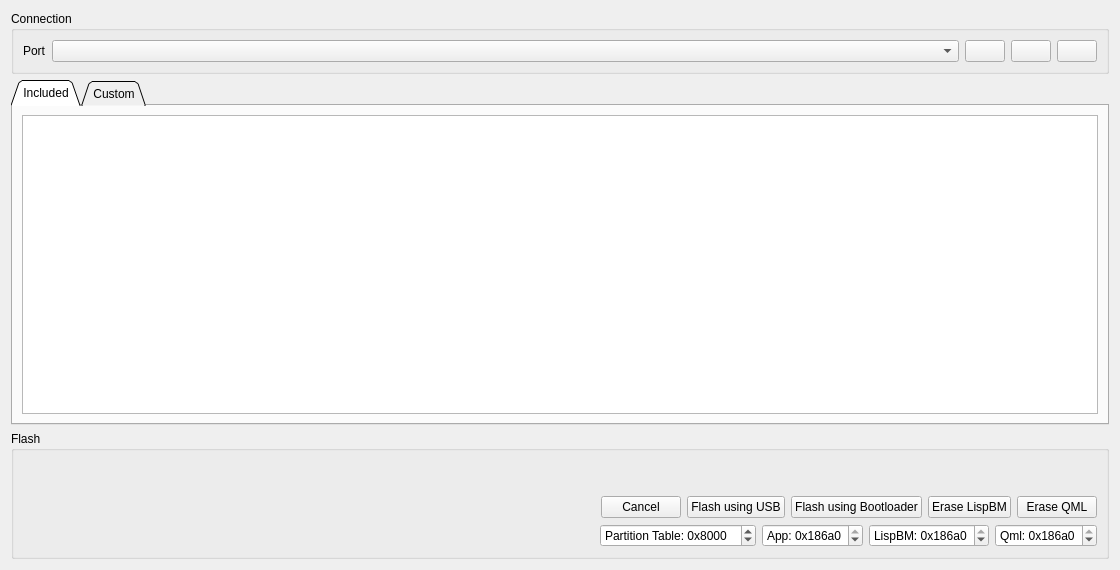
<?xml version="1.0" encoding="UTF-8"?>
<ui version="4.0">
 <class>PageEspProg</class>
 <widget class="QWidget" name="PageEspProg">
  <property name="geometry">
   <rect>
    <x>0</x>
    <y>0</y>
    <width>1120</width>
    <height>570</height>
   </rect>
  </property>
  <property name="windowTitle">
   <string>Form</string>
  </property>
  <layout class="QVBoxLayout" name="verticalLayout_2">
   <item>
    <widget class="QGroupBox" name="groupBox">
     <property name="title">
      <string>Connection</string>
     </property>
     <layout class="QVBoxLayout" name="verticalLayout">
      <item>
       <layout class="QHBoxLayout" name="horizontalLayout">
        <item>
         <widget class="QLabel" name="label_2">
          <property name="text">
           <string>Port</string>
          </property>
         </widget>
        </item>
        <item>
         <widget class="QComboBox" name="serialPortBox">
          <property name="sizePolicy">
           <sizepolicy hsizetype="MinimumExpanding" vsizetype="Fixed">
            <horstretch>0</horstretch>
            <verstretch>0</verstretch>
           </sizepolicy>
          </property>
          <property name="toolTip">
           <string>Serial port</string>
          </property>
         </widget>
        </item>
        <item>
         <widget class="QPushButton" name="serialRefreshButton">
          <property name="sizePolicy">
           <sizepolicy hsizetype="Fixed" vsizetype="Fixed">
            <horstretch>0</horstretch>
            <verstretch>0</verstretch>
           </sizepolicy>
          </property>
          <property name="toolTip">
           <string>Refresh serial port list</string>
          </property>
          <property name="text">
           <string/>
          </property>
          <property name="icon">
           <iconset resource="../res.qrc">
            <normaloff>:/res/icons/Refresh-96.png</normaloff>:/res/icons/Refresh-96.png</iconset>
          </property>
         </widget>
        </item>
        <item>
         <widget class="QPushButton" name="serialDisconnectButton">
          <property name="sizePolicy">
           <sizepolicy hsizetype="Fixed" vsizetype="Fixed">
            <horstretch>0</horstretch>
            <verstretch>0</verstretch>
           </sizepolicy>
          </property>
          <property name="toolTip">
           <string>Disconnect</string>
          </property>
          <property name="text">
           <string/>
          </property>
          <property name="icon">
           <iconset resource="../res.qrc">
            <normaloff>:/res/icons/Disconnected-96.png</normaloff>:/res/icons/Disconnected-96.png</iconset>
          </property>
         </widget>
        </item>
        <item>
         <widget class="QPushButton" name="serialConnectButton">
          <property name="sizePolicy">
           <sizepolicy hsizetype="Fixed" vsizetype="Fixed">
            <horstretch>0</horstretch>
            <verstretch>0</verstretch>
           </sizepolicy>
          </property>
          <property name="toolTip">
           <string>Connect</string>
          </property>
          <property name="text">
           <string/>
          </property>
          <property name="icon">
           <iconset resource="../res.qrc">
            <normaloff>:/res/icons/Connected-96.png</normaloff>:/res/icons/Connected-96.png</iconset>
          </property>
         </widget>
        </item>
       </layout>
      </item>
     </layout>
    </widget>
   </item>
   <item>
    <widget class="QTabWidget" name="tabWidget">
     <property name="tabShape">
      <enum>QTabWidget::TabShape::Triangular</enum>
     </property>
     <property name="currentIndex">
      <number>0</number>
     </property>
     <widget class="QWidget" name="tab">
      <attribute name="title">
       <string>Included</string>
      </attribute>
      <layout class="QVBoxLayout" name="verticalLayout_5">
       <item>
        <widget class="QListWidget" name="fwList">
         <property name="selectionBehavior">
          <enum>QAbstractItemView::SelectionBehavior::SelectRows</enum>
         </property>
        </widget>
       </item>
      </layout>
     </widget>
     <widget class="QWidget" name="tab_2">
      <attribute name="title">
       <string>Custom</string>
      </attribute>
      <layout class="QVBoxLayout" name="verticalLayout_3" stretch="0,1">
       <item>
        <layout class="QGridLayout" name="gridLayout">
         <item row="0" column="0">
          <widget class="QLabel" name="label">
           <property name="text">
            <string>Bootloader</string>
           </property>
          </widget>
         </item>
         <item row="0" column="1">
          <widget class="QLineEdit" name="blEdit"/>
         </item>
         <item row="0" column="2">
          <widget class="QPushButton" name="blChooseButton">
           <property name="sizePolicy">
            <sizepolicy hsizetype="Fixed" vsizetype="Fixed">
             <horstretch>0</horstretch>
             <verstretch>0</verstretch>
            </sizepolicy>
           </property>
           <property name="toolTip">
            <string>Choose file...</string>
           </property>
           <property name="text">
            <string/>
           </property>
           <property name="icon">
            <iconset resource="../res.qrc">
             <normaloff>:/res/icons/Open Folder-96.png</normaloff>:/res/icons/Open Folder-96.png</iconset>
           </property>
          </widget>
         </item>
         <item row="1" column="0">
          <widget class="QLabel" name="label_3">
           <property name="text">
            <string>Partition Table</string>
           </property>
          </widget>
         </item>
         <item row="1" column="1">
          <widget class="QLineEdit" name="partEdit"/>
         </item>
         <item row="1" column="2">
          <widget class="QPushButton" name="partChooseButton">
           <property name="sizePolicy">
            <sizepolicy hsizetype="Fixed" vsizetype="Fixed">
             <horstretch>0</horstretch>
             <verstretch>0</verstretch>
            </sizepolicy>
           </property>
           <property name="toolTip">
            <string>Choose file...</string>
           </property>
           <property name="text">
            <string/>
           </property>
           <property name="icon">
            <iconset resource="../res.qrc">
             <normaloff>:/res/icons/Open Folder-96.png</normaloff>:/res/icons/Open Folder-96.png</iconset>
           </property>
          </widget>
         </item>
         <item row="2" column="0">
          <widget class="QLabel" name="label_4">
           <property name="text">
            <string>Application</string>
           </property>
          </widget>
         </item>
         <item row="2" column="1">
          <widget class="QLineEdit" name="appEdit"/>
         </item>
         <item row="2" column="2">
          <widget class="QPushButton" name="appChooseButton">
           <property name="sizePolicy">
            <sizepolicy hsizetype="Fixed" vsizetype="Fixed">
             <horstretch>0</horstretch>
             <verstretch>0</verstretch>
            </sizepolicy>
           </property>
           <property name="toolTip">
            <string>Choose file...</string>
           </property>
           <property name="text">
            <string/>
           </property>
           <property name="icon">
            <iconset resource="../res.qrc">
             <normaloff>:/res/icons/Open Folder-96.png</normaloff>:/res/icons/Open Folder-96.png</iconset>
           </property>
          </widget>
         </item>
        </layout>
       </item>
       <item>
        <spacer name="verticalSpacer">
         <property name="orientation">
          <enum>Qt::Orientation::Vertical</enum>
         </property>
         <property name="sizeHint" stdset="0">
          <size>
           <width>20</width>
           <height>148</height>
          </size>
         </property>
        </spacer>
       </item>
      </layout>
     </widget>
    </widget>
   </item>
   <item>
    <widget class="QGroupBox" name="groupBox_2">
     <property name="title">
      <string>Flash</string>
     </property>
     <layout class="QVBoxLayout" name="verticalLayout_4">
      <item>
       <widget class="DisplayPercentage" name="progWidget" native="true">
        <property name="sizePolicy">
         <sizepolicy hsizetype="MinimumExpanding" vsizetype="Preferred">
          <horstretch>0</horstretch>
          <verstretch>0</verstretch>
         </sizepolicy>
        </property>
        <property name="minimumSize">
         <size>
          <width>0</width>
          <height>30</height>
         </size>
        </property>
       </widget>
      </item>
      <item>
       <layout class="QHBoxLayout" name="horizontalLayout_2">
        <item>
         <spacer name="horizontalSpacer_2">
          <property name="orientation">
           <enum>Qt::Orientation::Horizontal</enum>
          </property>
          <property name="sizeHint" stdset="0">
           <size>
            <width>40</width>
            <height>20</height>
           </size>
          </property>
         </spacer>
        </item>
        <item>
         <widget class="QPushButton" name="cancelButton">
          <property name="text">
           <string>Cancel</string>
          </property>
         </widget>
        </item>
        <item>
         <widget class="QPushButton" name="flashButton">
          <property name="text">
           <string>Flash using USB</string>
          </property>
          <property name="icon">
           <iconset resource="../res.qrc">
            <normaloff>:/res/icons/Download-96.png</normaloff>:/res/icons/Download-96.png</iconset>
          </property>
         </widget>
        </item>
        <item>
         <widget class="QPushButton" name="flashBlButton">
          <property name="toolTip">
           <string>Flash using the bootloader. Requires that the vesc-firmware alredy is present.</string>
          </property>
          <property name="text">
           <string>Flash using Bootloader</string>
          </property>
         </widget>
        </item>
        <item>
         <widget class="QPushButton" name="eraseLispButton">
          <property name="text">
           <string>Erase LispBM</string>
          </property>
         </widget>
        </item>
        <item>
         <widget class="QPushButton" name="eraseQmlButton">
          <property name="text">
           <string>Erase QML</string>
          </property>
         </widget>
        </item>
       </layout>
      </item>
      <item>
       <layout class="QHBoxLayout" name="horizontalLayout_3">
        <item>
         <spacer name="horizontalSpacer">
          <property name="orientation">
           <enum>Qt::Orientation::Horizontal</enum>
          </property>
          <property name="sizeHint" stdset="0">
           <size>
            <width>40</width>
            <height>20</height>
           </size>
          </property>
         </spacer>
        </item>
        <item>
         <widget class="QSpinBox" name="partOffsetBox">
          <property name="prefix">
           <string>Partition Table: 0x</string>
          </property>
          <property name="maximum">
           <number>9999999</number>
          </property>
          <property name="value">
           <number>32768</number>
          </property>
          <property name="displayIntegerBase">
           <number>16</number>
          </property>
         </widget>
        </item>
        <item>
         <widget class="QSpinBox" name="appOffsetBox">
          <property name="prefix">
           <string>App: 0x</string>
          </property>
          <property name="maximum">
           <number>9999999</number>
          </property>
          <property name="value">
           <number>131072</number>
          </property>
          <property name="displayIntegerBase">
           <number>16</number>
          </property>
         </widget>
        </item>
        <item>
         <widget class="QSpinBox" name="lispOffsetBox">
          <property name="prefix">
           <string>LispBM: 0x</string>
          </property>
          <property name="maximum">
           <number>9999999</number>
          </property>
          <property name="value">
           <number>3407872</number>
          </property>
          <property name="displayIntegerBase">
           <number>16</number>
          </property>
         </widget>
        </item>
        <item>
         <widget class="QSpinBox" name="qmlOffsetBox">
          <property name="prefix">
           <string>Qml: 0x</string>
          </property>
          <property name="maximum">
           <number>9999999</number>
          </property>
          <property name="value">
           <number>3932160</number>
          </property>
          <property name="displayIntegerBase">
           <number>16</number>
          </property>
         </widget>
        </item>
       </layout>
      </item>
     </layout>
    </widget>
   </item>
  </layout>
 </widget>
 <customwidgets>
  <customwidget>
   <class>DisplayPercentage</class>
   <extends>QWidget</extends>
   <header>widgets/displaypercentage.h</header>
   <container>1</container>
  </customwidget>
 </customwidgets>
 <resources>
  <include location="../res.qrc"/>
 </resources>
 <connections/>
</ui>
